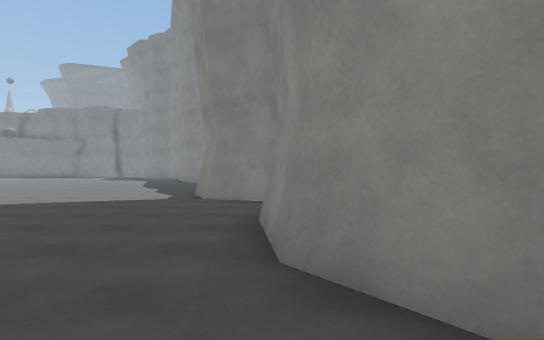
view 1 (above)

24 first-person views from a walk through a scene from a Unity 3-D project. The camera is 1.3 m above the floor, looks level and sees 80° across. The floor is counted in squares, 2 m on a side. Each view is taken from the middle of a square. On the plan, view 1 faces up. The plan holds only what a view shows up to about 10 squares ahead; the rest is blank. The place goes on beyond the plan. Surface patterns are stand-ins for the level's own textures.

view 2
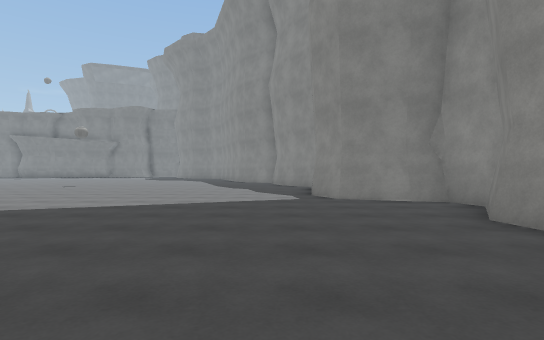

view 3
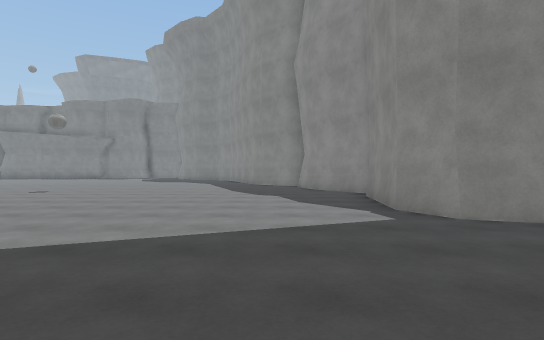

view 4
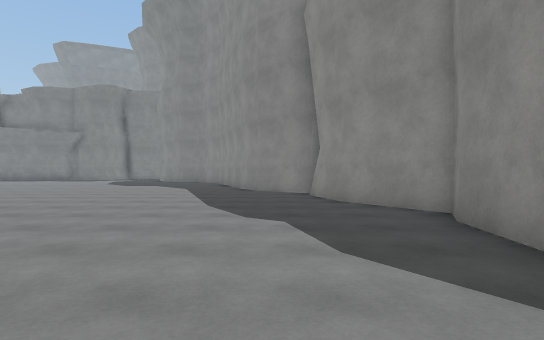

view 5
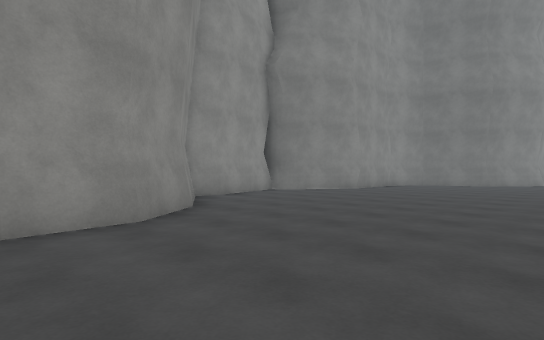

view 6
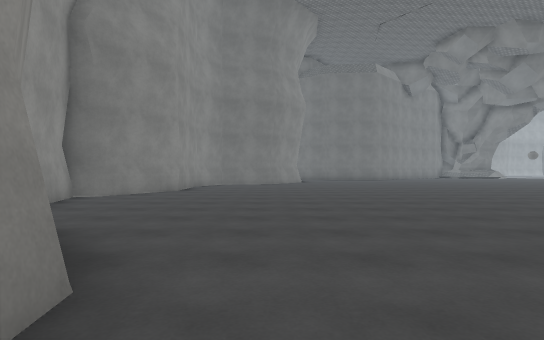

view 7
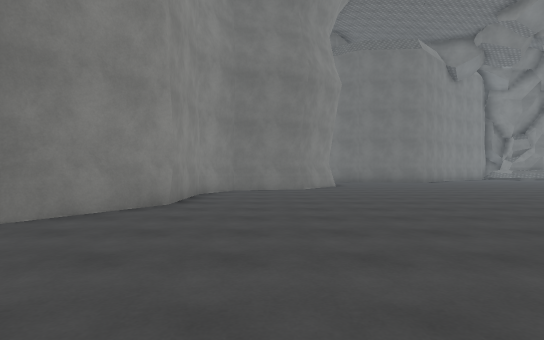

view 8
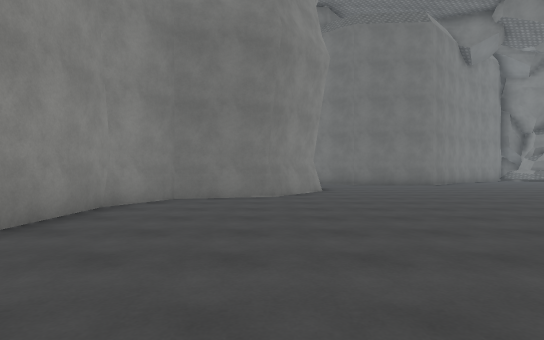

view 9
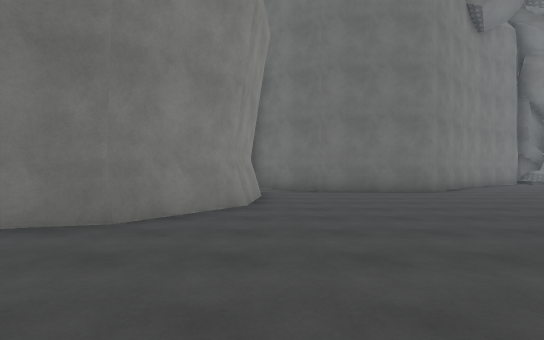

view 10
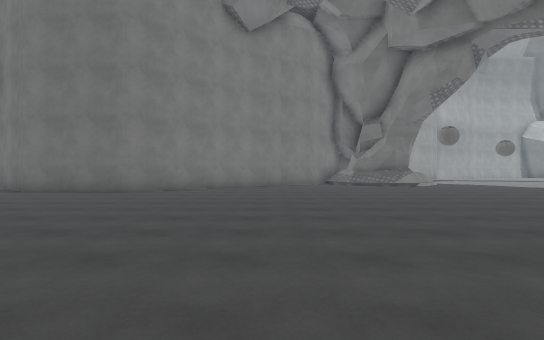

view 11
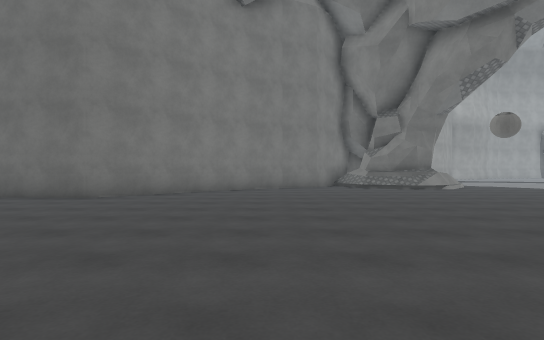

view 12
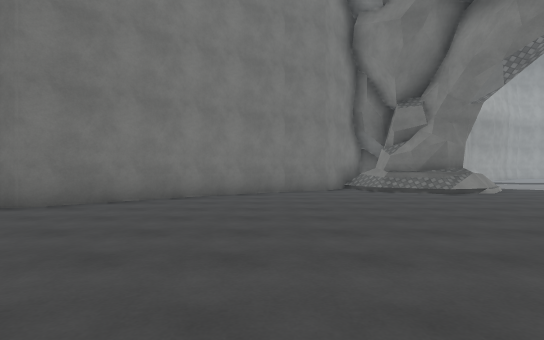

view 13
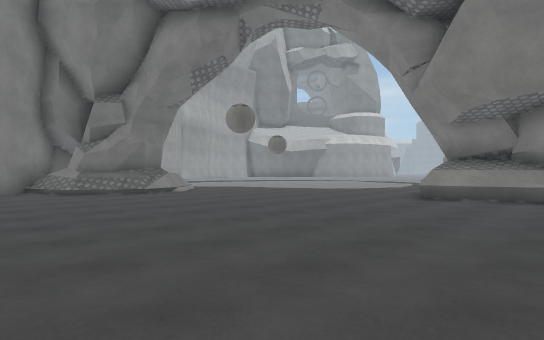

view 14
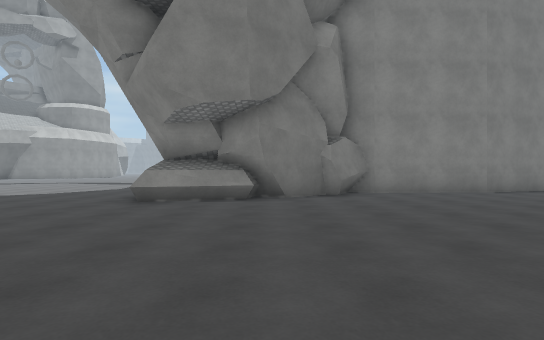

view 15
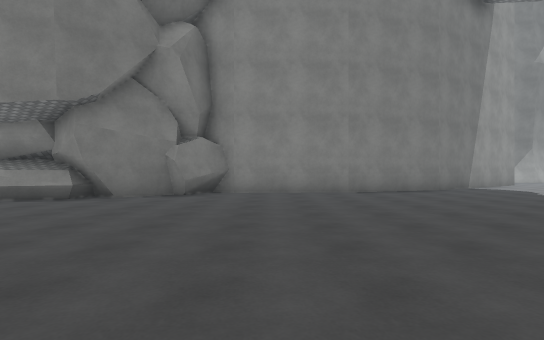

view 16
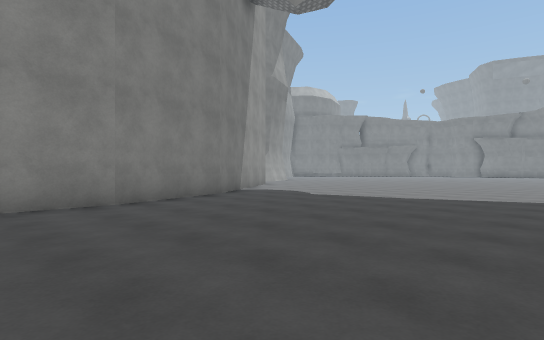

view 17
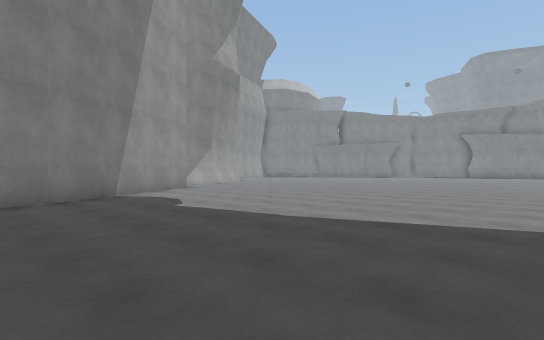

view 18
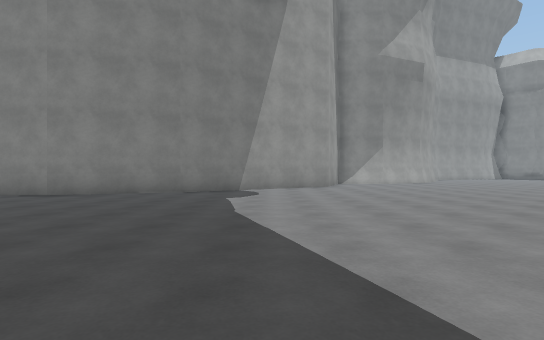

view 19
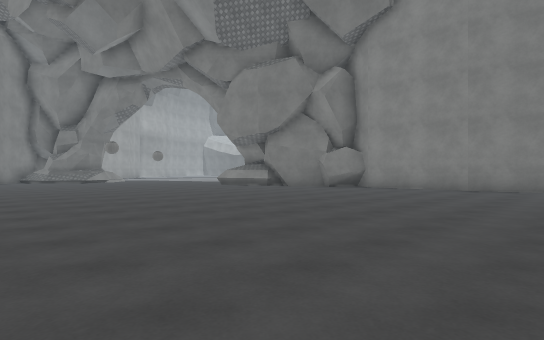

view 20
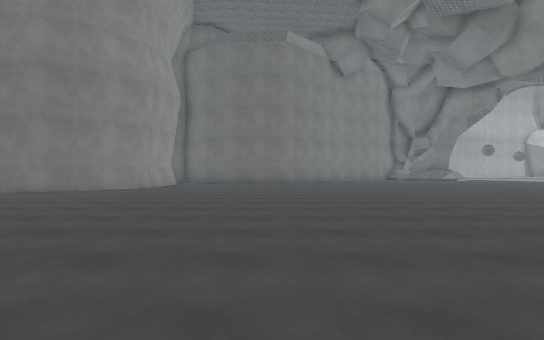

view 21
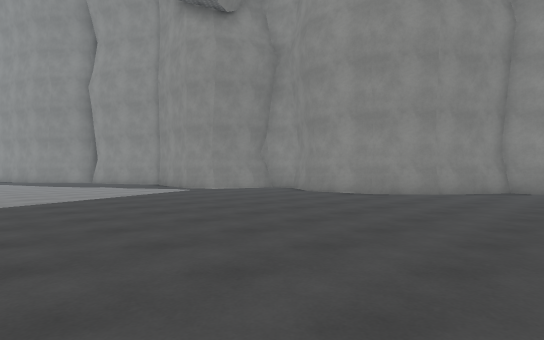

view 22
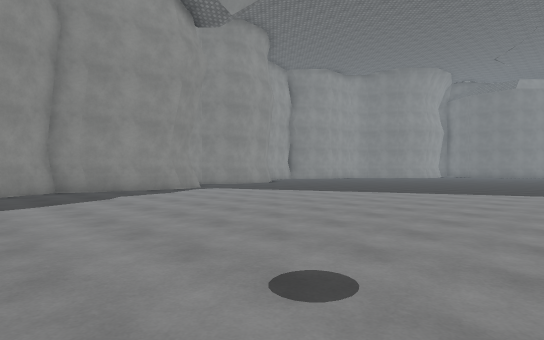

view 23
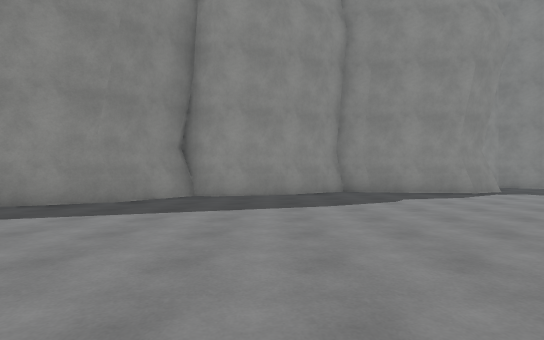

view 24
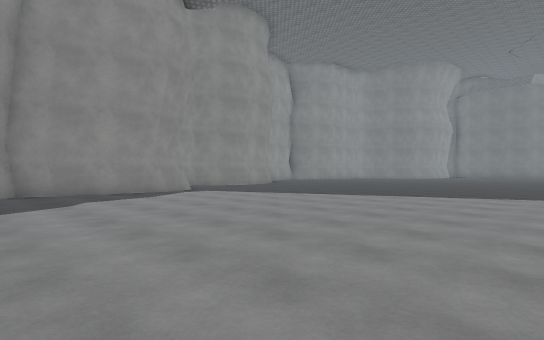

### Floor plan
Points are (right, up) in squares from view 1. A wall is a line through its corners. A room is listed if a view was taken in it or the views show most of it. See-through windows are left out.
Room 1 (views 1, 2, 3, 4, 5, 6, 7, 8, 9, 10, 11, 12, 13, 14, 15, 16, 17, 18, 19, 20, 21, 22, 23, 24)
walls: (-23.3, -4.8) (-23.2, -8.1) (-23.4, -8.5); (-24.4, -1.5) (-23.3, -4.9); (-22.2, -9.2) (-22.4, -9.7) (-21.4, -10.8); (-25.5, 0) (-24.3, -1.7); (-23.2, -8.3) (-22.3, -9.3); (-23.4, -8.3) (-22.3, -9.2); (-21.3, -11) (-21.7, -11.5); (-21.2, -11.1) (-21.9, -12.1); (-21.3, -11.6) (-20.6, -13.7); (-21.8, -11.4) (-21.1, -11.5) (-20.3, -13.9); (-1.3, 7.3) (-1.5, 7.9); (-1.9, 8.4) (-1.6, 11.2) (-1.2, 12) (-2.5, 13.8) (-2.9, 15.5) (-2.7, 16.3); (1, 5.8) (0.7, 6.8) (-1.5, 7.6); (0.6, 6.6) (-1.5, 7.4); (1.9, -6.5) (3.2, -4.4) (4.1, -4); (3, -1.1) (3, -0.2) (1.2, 0.9) (0.1, 2.4) (-0.1, 4.1) (0.9, 5.6); (3.8, -4) (2.9, -1); (-2.6, -15.1) (-2.4, -13.1) (-1, -11) (1.2, -10.4) (2, -8.9) (2, -6.2); (-10.5, -19.3) (-7.7, -16.5) (-4.5, -16.8) (-4.1, -17.1); (-12.4, -20.6) (-10.5, -19.2); (-2.7, 15.9) (-4.6, 17.3); (-17.1, -20.5) (-16.2, -20.8); (-16.4, -20.7) (-15.6, -21.3); (-13.2, -21) (-12.3, -20.6); (-4.4, 17.2) (-4.6, 17.6); (-15.7, -21.2) (-15.5, -21.9); (-17.9, -20.8) (-17.3, -20.6) (-16.4, -20.7) (-15.8, -21.2); (-17.9, -21) (-17.3, -20.6); (-14.8, -22.6) (-13.9, -21.5)
low walls: (-23.4, -8.5) (-22.7, -8.8); (-21.4, -10.8) (-21.8, -11.4); (-23.5, -8.6) (-22.2, -9.2); (0.9, 5.6) (0.6, 6.6); (3.5, -4.1) (3.8, -4); (-15.6, -21.3) (-15.4, -21.8); (-18.8, -21) (-17.9, -20) (-17.4, -19.8)

Where each view was taken, in squares from view 1:
view 1: 0 up, 0 right, facing up
view 2: 0 up, 3 left, facing up
view 3: 3 up, 4 left, facing up
view 4: 7 up, 4 left, facing up
view 5: 4 up, 4 left, facing down-right
view 6: 4 up, 1 left, facing down
view 7: 0 up, 0 right, facing down
view 8: 3 down, 1 left, facing down
view 9: 7 down, 3 left, facing down
view 10: 7 down, 12 left, facing down
view 11: 9 down, 12 left, facing down
view 12: 11 down, 12 left, facing down
view 13: 11 down, 13 left, facing down-left
view 14: 11 down, 14 left, facing left
view 15: 7 down, 14 left, facing left
view 16: 7 down, 17 left, facing up-left
view 17: 3 down, 17 left, facing up-left
view 18: 1 up, 15 left, facing left
view 19: 2 down, 12 left, facing down-left
view 20: 1 down, 7 left, facing down
view 21: 2 down, 8 left, facing up-right
view 22: 14 up, 12 left, facing down-right
view 23: 14 up, 11 left, facing right
view 24: 13 up, 11 left, facing down-right
